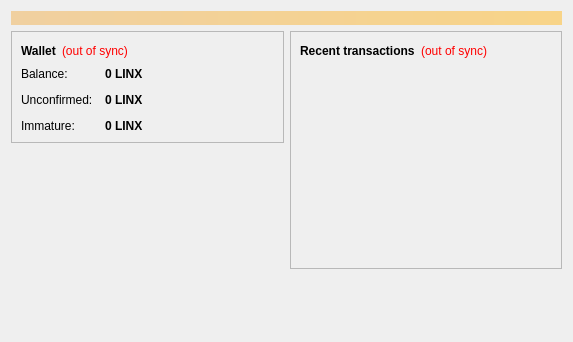
<?xml version="1.0" encoding="UTF-8"?>
<ui version="4.0">
 <class>OverviewPage</class>
 <widget class="QWidget" name="OverviewPage">
  <property name="geometry">
   <rect>
    <x>0</x>
    <y>0</y>
    <width>573</width>
    <height>342</height>
   </rect>
  </property>
  <property name="windowTitle">
   <string>Form</string>
  </property>
  <layout class="QVBoxLayout" name="topLayout">
   <item>
    <widget class="QLabel" name="labelAlerts">
     <property name="visible">
      <bool>false</bool>
     </property>
     <property name="styleSheet">
      <string notr="true">background-color: qlineargradient(x1: 0, y1: 0, x2: 1, y2: 0, stop:0 #F0D0A0, stop:1 #F8D488); color:#242424;</string>
     </property>
     <property name="wordWrap">
      <bool>true</bool>
     </property>
     <property name="margin">
      <number>3</number>
     </property>
    </widget>
   </item>
   <item>
    <layout class="QHBoxLayout" name="horizontalLayout" stretch="1,1">
     <item>
      <layout class="QVBoxLayout" name="verticalLayout_2">
       <item>
        <widget class="QFrame" name="frame">
         <property name="frameShape">
          <enum>QFrame::StyledPanel</enum>
         </property>
         <property name="frameShadow">
          <enum>QFrame::Raised</enum>
         </property>
         <layout class="QVBoxLayout" name="verticalLayout_4">
          <item>
           <layout class="QHBoxLayout" name="horizontalLayout_4">
            <item>
             <widget class="QLabel" name="label_5">
              <property name="font">
               <font>
                <weight>75</weight>
                <bold>true</bold>
               </font>
              </property>
              <property name="text">
               <string>Wallet</string>
              </property>
             </widget>
            </item>
            <item>
             <widget class="QLabel" name="labelWalletStatus">
              <property name="toolTip">
               <string>The displayed information may be out of date. Your wallet automatically synchronizes with the Linx network after a connection is established, but this process has not completed yet.</string>
              </property>
              <property name="styleSheet">
               <string notr="true">QLabel { color: red; }</string>
              </property>
              <property name="text">
               <string notr="true">(out of sync)</string>
              </property>
              <property name="alignment">
               <set>Qt::AlignLeading|Qt::AlignLeft|Qt::AlignVCenter</set>
              </property>
             </widget>
            </item>
            <item>
             <spacer name="horizontalSpacer_2">
              <property name="orientation">
               <enum>Qt::Horizontal</enum>
              </property>
              <property name="sizeHint" stdset="0">
               <size>
                <width>40</width>
                <height>20</height>
               </size>
              </property>
             </spacer>
            </item>
           </layout>
          </item>
          <item>
           <layout class="QFormLayout" name="formLayout_2">
            <property name="fieldGrowthPolicy">
             <enum>QFormLayout::AllNonFixedFieldsGrow</enum>
            </property>
            <property name="horizontalSpacing">
             <number>12</number>
            </property>
            <property name="verticalSpacing">
             <number>12</number>
            </property>
            <item row="0" column="0">
             <widget class="QLabel" name="label">
              <property name="text">
               <string>Balance:</string>
              </property>
             </widget>
            </item>
            <item row="0" column="1">
             <widget class="QLabel" name="labelBalance">
              <property name="font">
               <font>
                <weight>75</weight>
                <bold>true</bold>
               </font>
              </property>
              <property name="cursor">
               <cursorShape>IBeamCursor</cursorShape>
              </property>
              <property name="toolTip">
               <string>Your current balance</string>
              </property>
              <property name="text">
               <string notr="true">0 LINX</string>
              </property>
              <property name="textInteractionFlags">
               <set>Qt::LinksAccessibleByMouse|Qt::TextSelectableByKeyboard|Qt::TextSelectableByMouse</set>
              </property>
             </widget>
            </item>
            <item row="1" column="0">
             <widget class="QLabel" name="label_3">
              <property name="text">
               <string>Unconfirmed:</string>
              </property>
             </widget>
            </item>
            <item row="1" column="1">
             <widget class="QLabel" name="labelUnconfirmed">
              <property name="font">
               <font>
                <weight>75</weight>
                <bold>true</bold>
               </font>
              </property>
              <property name="cursor">
               <cursorShape>IBeamCursor</cursorShape>
              </property>
              <property name="toolTip">
               <string>Total of transactions that have yet to be confirmed, and do not yet count toward your available balance</string>
              </property>
              <property name="text">
               <string notr="true">0 LINX</string>
              </property>
              <property name="textInteractionFlags">
               <set>Qt::LinksAccessibleByMouse|Qt::TextSelectableByKeyboard|Qt::TextSelectableByMouse</set>
              </property>
             </widget>
            </item>
            <item row="2" column="0">
             <widget class="QLabel" name="labelImmatureText">
              <property name="text">
               <string>Immature:</string>
              </property>
             </widget>
            </item>
            <item row="2" column="1">
             <widget class="QLabel" name="labelImmature">
              <property name="font">
               <font>
                <weight>75</weight>
                <bold>true</bold>
               </font>
              </property>
              <property name="toolTip">
               <string>Mined balance that has not yet matured</string>
              </property>
              <property name="text">
               <string notr="true">0 LINX</string>
              </property>
              <property name="textInteractionFlags">
               <set>Qt::LinksAccessibleByMouse|Qt::TextSelectableByKeyboard|Qt::TextSelectableByMouse</set>
              </property>
             </widget>
            </item>
           </layout>
          </item>
         </layout>
        </widget>
       </item>
       <item>
        <spacer name="verticalSpacer">
         <property name="orientation">
          <enum>Qt::Vertical</enum>
         </property>
         <property name="sizeHint" stdset="0">
          <size>
           <width>20</width>
           <height>40</height>
          </size>
         </property>
        </spacer>
       </item>
      </layout>
     </item>
     <item>
      <layout class="QVBoxLayout" name="verticalLayout_3">
       <item>
        <widget class="QFrame" name="frame_2">
         <property name="frameShape">
          <enum>QFrame::StyledPanel</enum>
         </property>
         <property name="frameShadow">
          <enum>QFrame::Raised</enum>
         </property>
         <layout class="QVBoxLayout" name="verticalLayout">
          <item>
           <layout class="QHBoxLayout" name="horizontalLayout_2">
            <item>
             <widget class="QLabel" name="label_4">
              <property name="text">
               <string>&lt;b&gt;Recent transactions&lt;/b&gt;</string>
              </property>
             </widget>
            </item>
            <item>
             <widget class="QLabel" name="labelTransactionsStatus">
              <property name="toolTip">
               <string>The displayed information may be out of date. Your wallet automatically synchronizes with the Linx network after a connection is established, but this process has not completed yet.</string>
              </property>
              <property name="styleSheet">
               <string notr="true">QLabel { color: red; }</string>
              </property>
              <property name="text">
               <string notr="true">(out of sync)</string>
              </property>
              <property name="alignment">
               <set>Qt::AlignRight|Qt::AlignTrailing|Qt::AlignVCenter</set>
              </property>
             </widget>
            </item>
            <item>
             <spacer name="horizontalSpacer">
              <property name="orientation">
               <enum>Qt::Horizontal</enum>
              </property>
              <property name="sizeHint" stdset="0">
               <size>
                <width>40</width>
                <height>20</height>
               </size>
              </property>
             </spacer>
            </item>
           </layout>
          </item>
          <item>
           <widget class="QListView" name="listTransactions">
            <property name="styleSheet">
             <string notr="true">QListView { background: transparent; }</string>
            </property>
            <property name="frameShape">
             <enum>QFrame::NoFrame</enum>
            </property>
            <property name="verticalScrollBarPolicy">
             <enum>Qt::ScrollBarAlwaysOff</enum>
            </property>
            <property name="horizontalScrollBarPolicy">
             <enum>Qt::ScrollBarAlwaysOff</enum>
            </property>
            <property name="selectionMode">
             <enum>QAbstractItemView::NoSelection</enum>
            </property>
           </widget>
          </item>
         </layout>
        </widget>
       </item>
       <item>
        <spacer name="verticalSpacer_2">
         <property name="orientation">
          <enum>Qt::Vertical</enum>
         </property>
         <property name="sizeHint" stdset="0">
          <size>
           <width>20</width>
           <height>40</height>
          </size>
         </property>
        </spacer>
       </item>
      </layout>
     </item>
    </layout>
   </item>
  </layout>
 </widget>
 <resources/>
 <connections/>
</ui>
